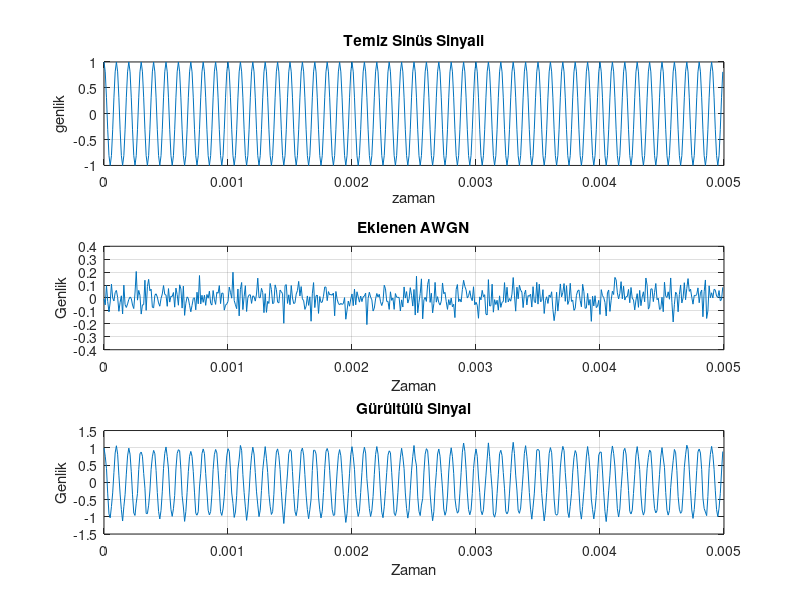
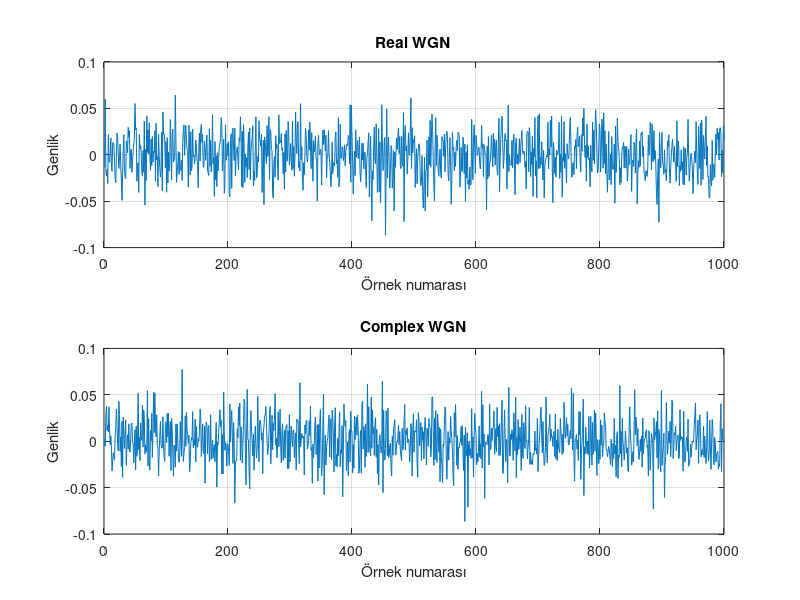

The MATLAB source for these figures, in order:
%%AWGN
clear; close all; clc;
pkg load communications
pkg load signal

fs = 100e3; % 100kHz sampling
duration = 0.005; % 0.01 saniye sinyal üretilecek
t = (0  : 1/fs  :  duration-1/fs)'; % 0'dan duration'a kadar zaman aralığı, 1/fs kadar parçalarla, sonda 1/fs cıkarıyoruz tam adet tutsun diye

A = 1; % genlik
f0 = 10e3; % frekans
x = A*cos(2*pi*f0*t);

SNR_dB = 20;

y = awgn(x, SNR_dB, "measured");
% "measured": Octave'ın x sinyalinin gerçek ortalama gücünü ölçmesini sağlar.
% Gürültü gücü bu ölçülen sinyal gücüne göre ayarlanır.

noise = y - x;

figure;
subplot(3,1,1);
plot(t, x);
grid on;
xlabel("zaman");
ylabel("genlik");
title("Temiz Sinüs Sinyali");

subplot(3,1,2);
plot(t, noise);
grid on;
xlabel("Zaman");
ylabel("Genlik");
title("Eklenen AWGN");

subplot(3,1,3);
plot(t, y);
grid on;
xlabel("Zaman");
ylabel("Genlik");
title("Gürültülü Sinyal");



% complex noise
clear;
clc;

N = 100e3;

noise_power_dBW = -30;
noise_complex = wgn(N, 1, noise_power_dBW, 1, "complex");
noise_real = real(noise_complex);
noise_imaginer = imag(noise_complex);

measured_power_W = mean(abs(noise_complex).^2);
% Gerçek veya kompleks bir sinyalin ortalama gücü: P = mean(|x|^2)
% abs reelde onemli degil sinyal gercek cunku ama aklimda kalsin.

measured_power_dBW = 10 * log10(measured_power_W);

fprintf("%.2f", measured_power_dBW);
% gucu terminale yazdirdik

figure;
subplot(2,1,1);
plot(noise_real(1:1000));
grid on;
xlabel("Örnek numarası");
ylabel("Genlik");
title("Real WGN");

subplot(2,1,2);
plot(noise_imaginer(1:1000));
grid on;
xlabel("Örnek numarası");
ylabel("Genlik");
title("Complex WGN");
